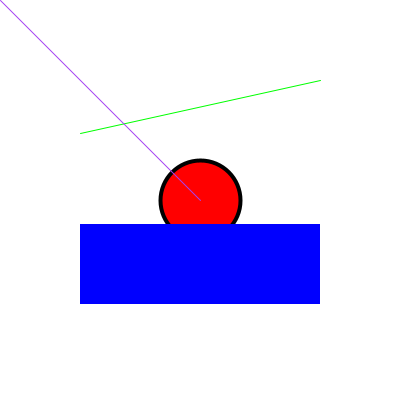
Frame 1 (no input)
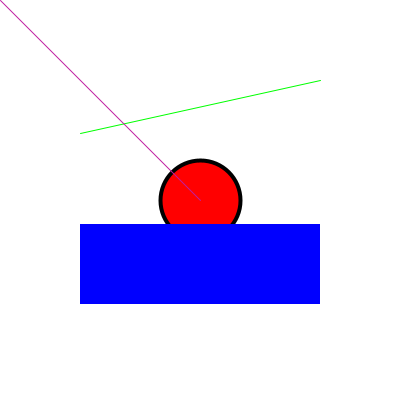
Frame 60 (the mouse pressed at the canvas centre just before this capture)
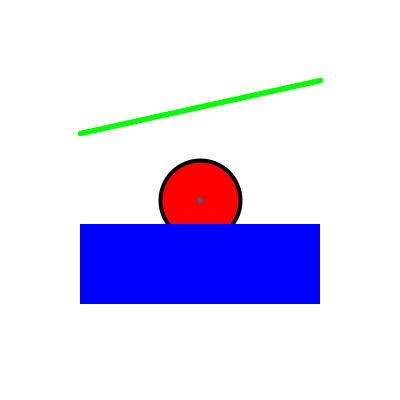
Frame 120 (the mouse held since frame 60 and released just before this capture)

The Processing sketch that drew these frames (run headless with seeded random() and noise(); from frame 60 on, the mouse is pressed at the canvas centre):

// Processing sketch: C1W2_Processing_review_of_w1
// ── C1W2_Processing_review_of_w1.pde
void setup(){
  size(400,400);
  background (255);

}

void draw() {
  
  strokeWeight(4);
  background(255);

  stroke(0);

  fill(255, 0, 0);
  
  ellipse(width/2, height/2, 80,80);
  
  noStroke();
  
  fill(0,0,255);
  rectMode(CENTER);
  rect(width/2, .66*height, width-160, 80);
  
  stroke(0,255,0);
  strokeWeight(map(mouseX, 0, width, 1, 10));
  line(80, height/3, width-80,80);
  
  //println("mouse position:" + mouseX + "," + mouseY);
  
  stroke(random(255), random(255), random(255));
  line(width/2, height/2, mouseX, mouseY);
  
  
}
